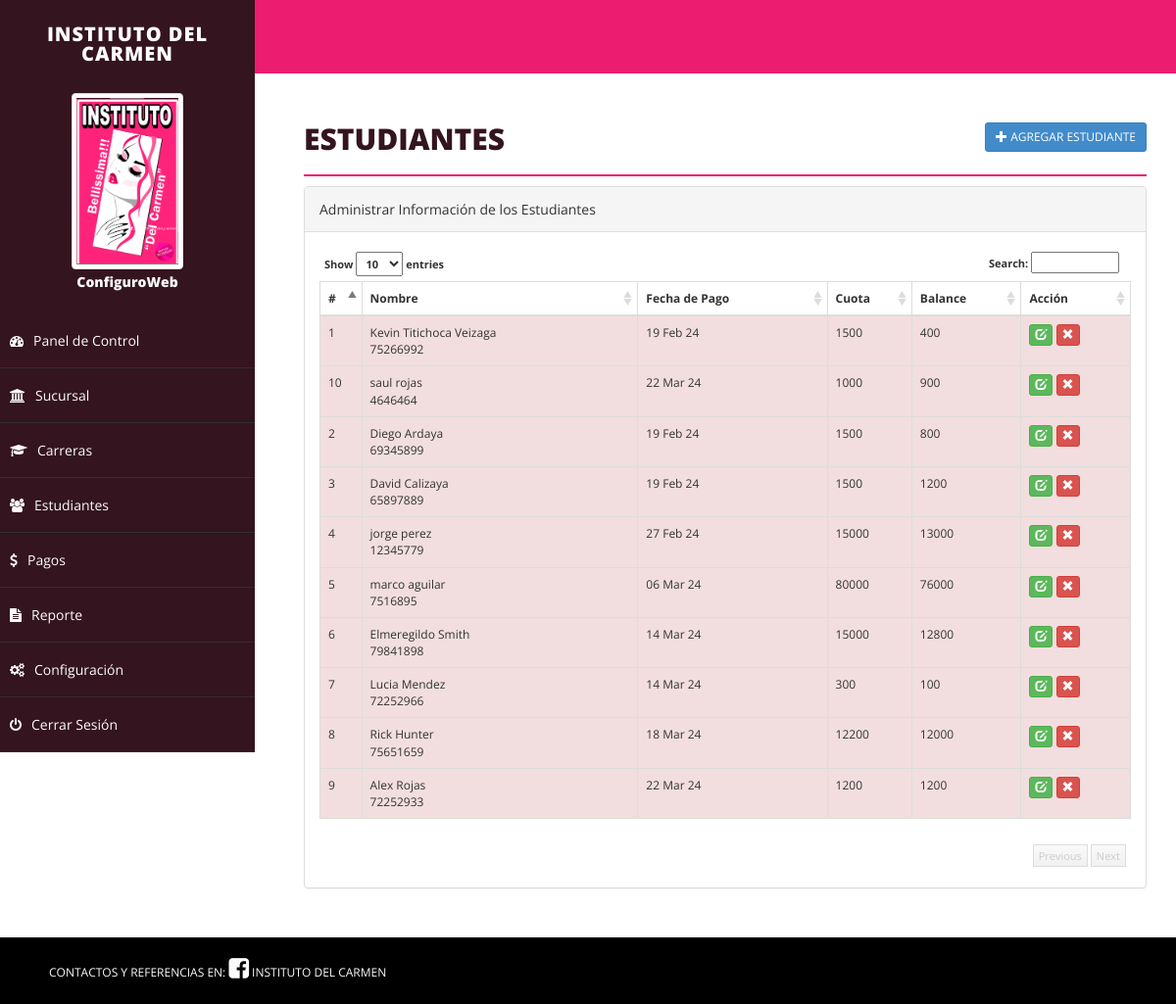
/student.php (signed in), run on the app's committed database.
### tables this page shows
CREATE TABLE `student` (
  `id` int(255) NOT NULL,
  `ci` varchar(10) NOT NULL,
  `emailid` varchar(255) NOT NULL,
  `sname` varchar(255) NOT NULL,
  `joindate` datetime NOT NULL,
  `about` text NOT NULL,
  `contact` varchar(255) NOT NULL,
  `fees` int(255) NOT NULL,
  `career` varchar(255) NOT NULL,
  `branch` varchar(255) NOT NULL,
  `balance` int(255) NOT NULL,
  `delete_status` enum('0','1') NOT NULL DEFAULT '0'
);

### student.php (the view, shortened to what this page needs)
<?php
include("php/dbconnect.php");
$id = "";
$ci = "";
$emailid = '';
$sname = '';
$joindate = '';
$remark = '';
$contact = '';
$balance = 0;
$fees = '';
$about = '';
$career = '';
$action = "add";
?>
<!DOCTYPE html>
<html xmlns="http://www.w3.org/1999/xhtml">
<head>
	<link href="css/bootstrap.css" rel="stylesheet" />
	<link href="css/font-awesome.css" rel="stylesheet" />
	<link href="css/basic.css" rel="stylesheet" />
	<link href="css/custom.css" rel="stylesheet" />
	<link href="css/ui.css" rel="stylesheet" />
	<link href="css/datepicker.css" rel="stylesheet" />
</head>
<?php
include("php/header.php");
?>
<div id="page-wrapper">
	<div id="page-inner">
		<div class="row">
			<div class="col-md-12">
				<h1 class="page-head-line">Estudiantes
					<?php
					echo (isset($_GET['action']) && @$_GET['action'] == "add" || @$_GET['action'] == "edit") ?
						' <a href="student.php" class="btn btn-primary btn-sm pull-right">Volver <i class="glyphicon glyphicon-arrow-right"></i></a>' : '<a href="student.php?action=add" class="btn btn-primary btn-sm pull-right"><i class="glyphicon glyphicon-plus"></i> Agregar Estudiante </a>';
					?>
				</h1>
			</div>
		</div>
		<?php
		if (isset($_GET['action']) && @$_GET['action'] == "add" || @$_GET['action'] == "edit") {
		?>
			<script type="text/javascript" src="js/validation/jquery.validate.min.js"></script>
			<div class="row">
				<div class="col-sm-10 col-sm-offset-1">
					<div class="panel panel-primary">
						<div class="panel-heading">
							<?php echo ($action == "add") ? "Agregar Estudiante" : "Editar Estudiante"; ?>
						</div>
						<form action="student.php" method="post" id="signupForm1" class="form-horizontal">
							<div class="panel-body">
								<fieldset class="scheduler-border">
									<legend class="scheduler-border">Información Personal:</legend>
									<div class="form-group">
										<label class="col-sm-2 control-label" for="Old">Nombre* </label>
										<div class="col-sm-10">
											<input type="text" class="form-control" id="sname" name="sname" value="<?php echo $sname; ?>" />
										</div>
									</div>
									<div class="form-group">
										<label class="col-sm-2 control-label" for="Old">Ci* </label>
										<div class="col-sm-10">
											<input type="text" class="form-control" id="ci" name="ci" value="<?php echo $ci; ?>" />
										</div>
									</div>
									<div class="form-group">
										<label class="col-sm-2 control-label" for="Old">Contacto* </label>
										<div class="col-sm-10">
											<input type="text" class="form-control" id="contact" name="contact" value="<?php echo $contact; ?>" maxlength="10" />
										</div>
									</div>
									<div class="form-group">
										<label class="col-sm-2 control-label" for="Old">Sucursal* </label>
										<div class="col-sm-10">
											<select class="form-control" id="branch" name="branch">
												<option value="">Selecciona Sucursal</option>
												<?php
												$sql = "select * from branch where delete_status='0' order by branch.branch asc";
												$q = $conn->query($sql);
												while ($r = $q->fetch_assoc()) {
													echo '<option value="' . $r['id'] . '"  ' . (($branch == $r['id']) ? 'selected="selected"' : '') . '>' . $r['branch'] . '</option>';
												}
												?>
											</select>
										</div>
									</div>
									<div class="form-group">
										<label class="col-sm-2 control-label" for="Old">Carrera* </label>
										<div class="col-sm-10">
											<select class="form-control" id="career" name="career">
												<option value="">Selecciona Carrera</option>
												<?php
												$sql = "select * from career where delete_status='0' order by career.career asc";
												$q = $conn->query($sql);
												while ($r = $q->fetch_assoc()) {
													echo '<option value="' . $r['id'] . '"  ' . (($career == $r['id']) ? 'selected="selected"' : '') . '>' . $r['career'] . '</option>';
												}
												?>
											</select>
										</div>
									</div>
									<div class="form-group">
										<label class="col-sm-2 control-label" for="Old">Fecha Pago* </label>
										<div class="col-sm-10">
											<input type="text" class="form-control" id="joindate" name="joindate" value="<?php echo ($joindate != '') ? date("Y-m-d", strtotime($joindate)) : ''; ?>" style="background-color: #fff;" readonly />
										</div>
									</div>
								</fieldset>
								<fieldset class="scheduler-border">
									<legend class="scheduler-border">Información de Tarifas:</legend>
									<div class="form-group">
										<label class="col-sm-2 control-label" for="Old">Total Adeudado* </label>
										<div class="col-sm-10">
											<input type="text" class="form-control" id="fees" name="fees" value="<?php echo $fees; ?>" <?php echo ($action == "update") ? "disabled" : ""; ?> />
										</div>
									</div>
									<?php
									if ($action == "add") {
									?>
										<div class="form-group">
											<label class="col-sm-2 control-label" for="Old">Avance Tarifa* </label>
											<div class="col-sm-10">
												<input type="text" class="form-control" id="advancefees" name="advancefees" readonly />
											</div>
										</div>
									<?php
									}
									?>
									<div class="form-group">
										<label class="col-sm-2 control-label" for="Old">Balance </label>
										<div class="col-sm-10">
											<input type="text" class="form-control" id="balance" name="balance" value="<?php echo $balance; ?>" disabled />
										</div>
									</div>
									<?php
									if ($action == "add") {
									?>
										<div class="form-group">
											<label class="col-sm-2 control-label" for="Password">Comentario </label>
											<div class="col-sm-10">
												<textarea class="form-control" id="remark" name="remark"><?php echo $remark; ?></textarea>
											</div>
										</div>
									<?php
									}
									?>
								</fieldset>
								<fieldset class="scheduler-border">
									<legend class="scheduler-border">Información Opcional:</legend>
									<div class="form-group">
										<label class="col-sm-2 control-label" for="Password">Acerca del Estudiante </label>
										<div class="col-sm-10">
											<textarea class="form-control" id="about" name="about"><?php echo $about; ?></textarea>
										</div>
									</div>
									<div class="form-group">
										<label class="col-sm-2 control-label" for="Old">Correo Electrónico </label>
										<div class="col-sm-10">
											<input type="text" class="form-control" id="emailid" name="emailid" value="<?php echo $emailid; ?>" />
										</div>
									</div>
								</fieldset>
								<div class="form-group">
									<div class="col-sm-8 col-sm-offset-2">
										<input type="hidden" name="id" value="<?php echo $id; ?>">
										<input type="hidden" name="action" value="<?php echo $action; ?>">
										<button type="submit" name="save" class="btn btn-primary">Guardar </button>
									</div>
								</div>
							</div>
						</form>
					</div>
				</div>
			</div>
			<script type="text/javascript">
				$(document).ready(function() {
							$("#joindate").datepicker({
								dateFormat: "yy-mm-dd",
								changeMonth: true,
								changeYear: true,
								yearRange: "1970:<?php echo date('Y'); ?>"
							});
							if ($("#signupForm1").length > 0) {
								<?php if ($action == 'add') {
								?>
									$("#signupForm1").validate({
											rules: {
												sname: "required",
												sci: "required",
												joindate: "required",
												emailid: "email",
												career: "required",
												contact: {
													required: true,
													digits: true
												},
												fees: {
													required: true,
													digits: true
												},
												advancefees: {
													required: true,
													digits: true
												},
											},
										<?php
									} else {
										?>
											$("#signupForm1").validate({
												rules: {
													sname: "required",
													sci: "required",
													joindate: "required",
													emailid: "email",
													career: "required",
													contact: {
														required: true,
														digits: true
													}
												},
											<?php
										}
											?>
											errorElement: "em",
											errorPlacement: function(error, element) {
												// Add the `help-block` class to the error element
												error.addClass("help-block");
												// Add `has-feedback` class to the parent div.form-group
												// in order to add icons to inputs
												element.parents(".col-sm-10").addClass("has-feedback");
												if (element.prop("type") === "checkbox") {
													error.insertAfter(element.parent("label"));
												} else {
													error.insertAfter(element);
												}
												// Add the span element, if doesn't exists, and apply the icon classes to it.
												if (!element.next("span")[0]) {
													$("<span class='glyphicon glyphicon-remove form-control-feedback'></span>").insertAfter(element);
												}
											},
											success: function(label, element) {
												// Add the span element, if doesn't exists, and apply the icon classes to it.
												if (!$(element).next("span")[0]) {
													$("<span class='glyphicon glyphicon-ok form-control-feedback'></span>").insertAfter($(element));
												}
											},
											highlight: function(element, errorClass, validClass) {
												$(element).parents(".col-sm-10").addClass("has-error").removeClass("has-success");
												$(element).next("span").addClass("glyphicon-remove").removeClass("glyphicon-ok");
											},
											unhighlight: function(element, errorClass, validClass) {
												$(element).parents(".col-sm-10").addClass("has-success").removeClass("has-error");
												$(element).next("span").addClass("glyphicon-ok").removeClass("glyphicon-remove");
											}
											});
										}
									});
							$("#fees").keyup(function() {
								$("#advancefees").val("");
								$("#balance").val(0);
								var fee = $.trim($(this).val());
								if (fee != '' && !isNaN(fee)) {
									$("#advancefees").removeAttr("readonly");
									$("#balance").val(fee);
									$('#advancefees').rules("add", {
										max: parseInt(fee)
									});
								} else {
									$("#advancefees").attr("readonly", "readonly");
								}
							});
							$("#advancefees").keyup(function() {
								var advancefees = parseInt($.trim($(this).val()));
								var totalfee = parseInt($("#fees").val());
								if (advancefees != '' && !isNaN(advancefees) && advancefees <= totalfee) {
									var balance = totalfee - advancefees;
									$("#balance").val(balance);
								} else {
									$("#balance").val(totalfee);
								}
							});
			</script>
		<?php
		} else {
		?>
			<link href="css/datatable/datatable.css" rel="stylesheet" />
			<div class="panel panel-default">
				<div class="panel-heading">
					Administrar Información de los Estudiantes
				</div>
				<div class="panel-body">
					<div class="table-sorting table-responsive">
						<table class="table table-striped table-bordered table-hover" id="tSortable22">
							<thead>
								<tr>
									<th>#</th>
									<th>Nombre</th>
									<th>Fecha de Pago</th>
									<th>Cuota</th>
									<th>Balance</th>
									<th>Acción</th>
								</tr>
							</thead>
							<tbody>
								<?php
								$sql = "select * from student where delete_status='0'";
								$q = $conn->query($sql);
								$i = 1;
								while ($r = $q->fetch_assoc()) {
									echo '<tr ' . (($r['balance'] > 0) ? 'class="danger"' : '') . '>
                                            <td>' . $i . '</td>
                                            <td>' . $r['sname'] . '<br/>' . $r['contact'] . '</td>
                                            <td>' . date("d M y", strtotime($r['joindate'])) . '</td>
                                            <td>' . $r['fees'] . '</td>
											<td>' . $r['balance'] . '</td>
											<td>
											<a href="student.php?action=edit&id=' . $r['id'] . '" class="btn btn-success btn-xs"><span class="glyphicon glyphicon-edit"></span></a>
											<a onclick="return confirm(\'Deseas realmente eliminar este registro, este proceso es irreversible\');" href="student.php?action=delete&id=' . $r['id'] . '" class="btn btn-danger btn-xs"><span class="glyphicon glyphicon-remove"></span></a> </td>
                                        </tr>';
									$i++;
								}
								?>
							</tbody>
						</table>
					</div>
				</div>
			</div>
		<?php
		}
		?>
	</div>
</div>
<div id="footer-sec">
	CONTACTOS Y REFERENCIAS EN: <a href="https://www.facebook.com/people/Instituto-Del-Carmen-Cochabamba/100084527167834/" target="_blank"><i class="fa fa-facebook-square fa-2x" aria-hidden="true"></i> INSTITUTO DEL CARMEN</a>
</div>
</body>
</html>

### css/basic.css (style rules this page uses)
html, body { font-family: 'Open Sans', sans-serif; line-height: 25px; height: 100%; }
#page-wrapper { padding: 15px 15px; min-height: calc(100% - 75px); background: #FFFFFF; }
#page-inner { width: 100%; margin: 5px 10px; background-color: #fff !important; padding: 10px; min-height: calc(100% - 90px); }
.page-head-line { font-size: 30px; text-transform: uppercase; color: #34141F; font-weight: 800; padding-bottom: 20px; border-bottom: 2px solid #EC1C70; margin-bottom: 10px; }
#footer-sec { background-color: #000; padding: 20px 50px; color: #FCFBFC; font-size: 12px; width: 100%; position: fixed; bottom: 0; }
#footer-sec a { color: #FCFBFC; }
@media (min-width:768px) { #page-wrapper { margin: 0 0 0 260px; padding: 15px 30px; min-height: calc(100% - 75px); } }
@media (min-width:768px) { #footer-sec { position: relative; } }

### css/datatable/datatable.css (style rules this page uses)
.dataTable { float: left; }
.table-sorting { padding: 0px; position: relative; font-size: 12px; background-color: #FFF; }
.table-sorting .table { border-top: 1px solid #DDD; border-bottom: 1px solid #DDD; }
.table-sorting .sorting_asc { background: url('../../img/datatable/sort_asc.png') no-repeat center right; cursor: pointer; }
.table-sorting .sorting { background: url('../../img/datatable/sort_both.png') no-repeat center right; cursor: pointer; }

### data on the page
student: sname "Kevin Titichoca Veizaga", contact "75266992", joindate "19 Feb 24", fees "1500", balance "400"
student: sname "Diego Ardaya", contact "69345899", joindate "19 Feb 24", fees "1500", balance "800"
student: sname "David Calizaya", contact "65897889", joindate "19 Feb 24", fees "1500", balance "1200"
student: sname "jorge perez", contact "12345779", joindate "27 Feb 24", fees "15000", balance "13000"
student: sname "marco aguilar", contact "7516895", joindate "06 Mar 24", fees "80000", balance "76000"
student: sname "Elmeregildo Smith", contact "79841898", joindate "14 Mar 24", fees "15000", balance "12800"
student: sname "Lucia Mendez", contact "72252966", joindate "14 Mar 24", fees "300", balance "100"
student: sname "Rick Hunter", contact "75651659", joindate "18 Mar 24", fees "12200", balance "12000"
student: sname "Alex Rojas", contact "72252933", joindate "22 Mar 24", fees "1200", balance "1200"
student: sname "saul rojas", contact "4646464", joindate "22 Mar 24", fees "1000", balance "900"

### other printed values
$_SESSION['rainbow_name'] "ConfiguroWeb"
